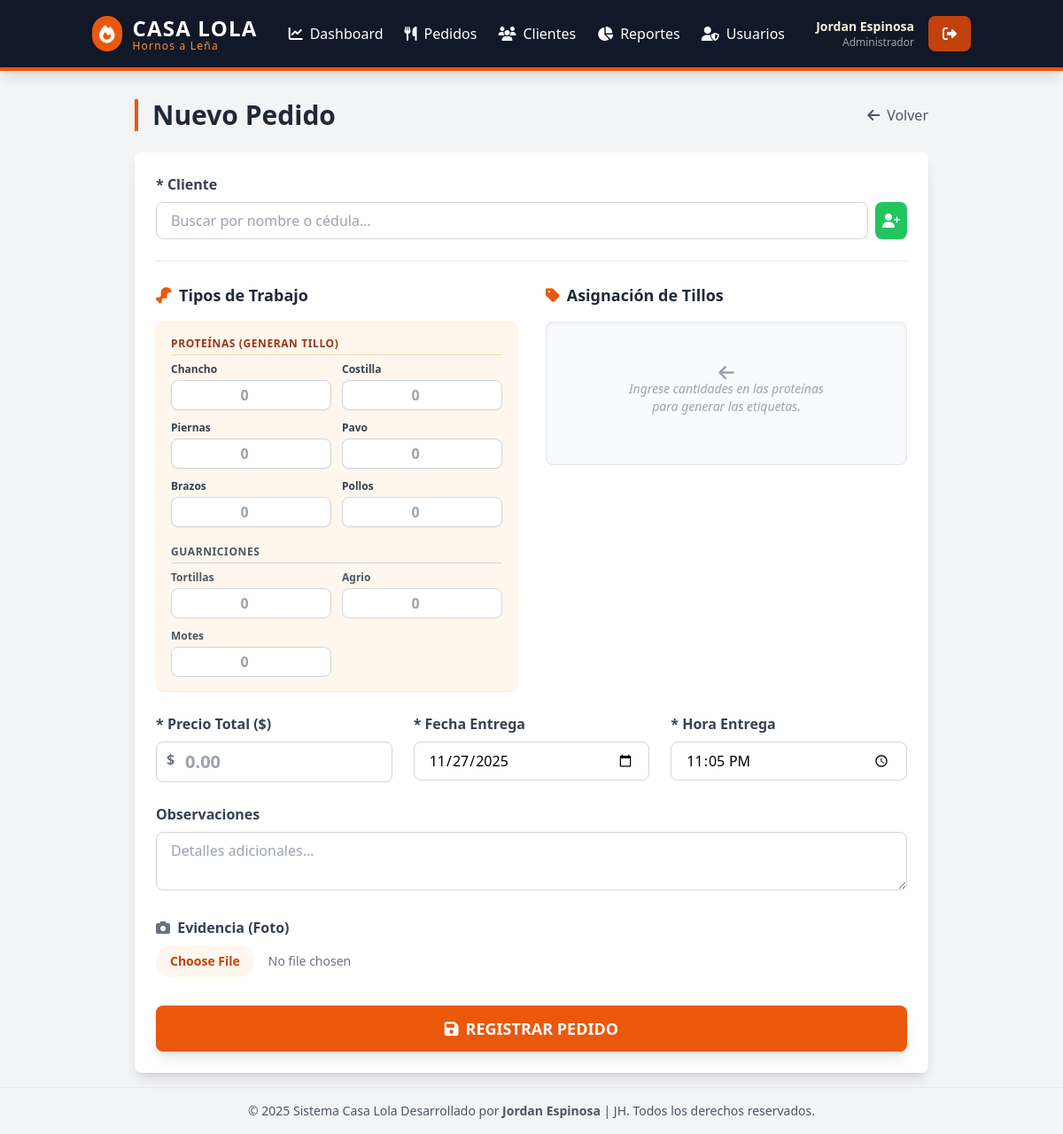
/view/admin/nuevo_pedido.php (signed in), run on the app's committed database.
### tables this page shows
CREATE TABLE `productos` (
  `id_producto` int NOT NULL,
  `nombre_producto` varchar(100) NOT NULL,
  `activo` tinyint(1) NOT NULL DEFAULT '1',
  `requiere_tillo` tinyint(1) NOT NULL DEFAULT '1'
);

### model/ProductoDAO.php (called while the page is built)
<?php
require_once __DIR__ . '/../config/Conexion.php';
class ProductoDAO {
    private $conexion;
    public function __construct() {
        $db = new Conexion();
        $this->conexion = $db->getConnection();
    }
    public function listarActivos() {
        $sql = "SELECT id_producto, nombre_producto, requiere_tillo FROM productos WHERE activo = 1";
        $stmt = $this->conexion->prepare($sql);
        $stmt->execute();
        return $stmt->fetchAll(PDO::FETCH_ASSOC);
    }
}
?>

### config/Conexion.php (called while the page is built, shortened)
<?php
class Conexion {
    private $host = "db";
    private $db_name = "sistema_casalola_db";
    private $username = "root";
    private $password = "Lola.2025*";
    public function getConnection() {
        $this->conn = null;
        try {
            $this->conn = new PDO("mysql:host=" . $this->host . ";dbname=" . $this->db_name, $this->username, $this->password);
            $this->conn->setAttribute(PDO::ATTR_ERRMODE, PDO::ERRMODE_EXCEPTION);
            $this->conn->exec("set names utf8");
        } catch(PDOException $exception) {
            echo "Error de conexión: " . $exception->getMessage();
        }
        return $this->conn;
    }
}
?>

### view/admin/nuevo_pedido.php (the view, shortened to what this page needs)
<?php
include '../partials/header.php';
require_once '../../model/ProductoDAO.php';
$productoDAO = new ProductoDAO();
$productos = $productoDAO->listarActivos();
$proteinas = [];
$guarniciones = [];
foreach ($productos as $prod) {
    if ($prod['requiere_tillo'] == 1) {
        $proteinas[] = $prod;
    } else {
        $guarniciones[] = $prod;
    }
}
?>
<div class="max-w-4xl mx-auto">
    <div class="flex justify-between items-center mb-6">
        <h1 class="text-3xl font-bold text-gray-800 border-l-4 border-orange-600 pl-4">Nuevo Pedido</h1>
        <a href="pedidos.php" class="text-gray-600 hover:text-orange-600 transition-colors flex items-center gap-2">
            <i class="fas fa-arrow-left"></i> Volver
        </a>
    </div>
    <form id="formPedido" class="bg-white rounded-lg shadow-lg p-6" enctype="multipart/form-data">
        <div class="mb-6">
            <label class="block text-gray-700 font-bold mb-2">* Cliente</label>
            <div class="flex gap-2">
                <input list="listaClientes" name="cliente_busqueda" id="cliente_busqueda"
                    class="w-full border-gray-300 rounded-lg focus:ring-orange-500 focus:border-orange-500 px-4 py-2 border"
                    placeholder="Buscar por nombre o cédula..." autocomplete="off">
                <button type="button" id="btnQuickAddCliente" class="bg-green-500 text-white p-2 rounded-lg hover:bg-green-600 shadow transition-colors" title="Registrar Nuevo Cliente Rápido">
                    <i class="fas fa-user-plus"></i>
                </button>
            </div>
        </div>
        <hr class="border-gray-200 mb-6">
        <div class="grid grid-cols-1 md:grid-cols-2 gap-8 mb-6">
            <div>
                <h3 class="text-lg font-bold text-gray-800 mb-4 flex items-center gap-2">
                    <i class="fas fa-drumstick-bite text-orange-600"></i> Tipos de Trabajo
                </h3>
                <div class="bg-orange-50 p-4 rounded-lg border border-orange-100">
                    <h4 class="text-xs font-bold text-orange-800 uppercase mb-2 tracking-wider border-b border-orange-200 pb-1">
                        Proteínas (Generan Tillo)
                    </h4>
                    <div class="grid grid-cols-2 gap-3 mb-5">
                        <?php foreach ($proteinas as $prod): ?>
                            <div class="flex flex-col">
                                <label class="text-xs font-bold text-gray-700 mb-1 truncate" title="<?php echo htmlspecialchars($prod['nombre_producto']); ?>">
                                    <?php echo htmlspecialchars($prod['nombre_producto']); ?>
                                </label>
                                <input type="number"
                                    name="productos[<?php echo $prod['id_producto']; ?>]"
                                    class="input-cantidad border-gray-300 rounded-lg focus:ring-orange-500 focus:border-orange-500 px-2 py-1 border text-center font-bold text-gray-800 shadow-sm"
                                    min="0" value="" placeholder="0"
                                    data-nombre="<?php echo htmlspecialchars($prod['nombre_producto']); ?>"
                                    data-tillo="1">
                            </div>
                        <?php endforeach; ?>
                    </div>
                    <h4 class="text-xs font-bold text-gray-600 uppercase mb-2 tracking-wider border-b border-gray-300 pb-1">
                        Guarniciones
                    </h4>
                    <div class="grid grid-cols-2 gap-3">
                        <?php foreach ($guarniciones as $prod): ?>
                            <div class="flex flex-col">
                                <label class="text-xs font-bold text-gray-600 mb-1 truncate" title="<?php echo htmlspecialchars($prod['nombre_producto']); ?>">
                                    <?php echo htmlspecialchars($prod['nombre_producto']); ?>
                                </label>
                                <input type="number"
                                    name="productos[<?php echo $prod['id_producto']; ?>]"
                                    class="input-cantidad border-gray-300 rounded-lg focus:ring-gray-500 focus:border-gray-500 px-2 py-1 border text-center font-bold text-gray-600 bg-white"
                                    min="0" value="" placeholder="0"
                                    data-nombre="<?php echo htmlspecialchars($prod['nombre_producto']); ?>"
                                    data-tillo="0">
                            </div>
                        <?php endforeach; ?>
                    </div>
                </div>
            </div>
            <div>
                <h3 class="text-lg font-bold text-gray-800 mb-4 flex items-center gap-2">
                    <i class="fas fa-tag text-orange-600"></i> Asignación de Tillos
                </h3>
                <div id="contenedorTillos" class="bg-gray-50 p-4 rounded-lg border border-gray-200 space-y-3 max-h-[400px] overflow-y-auto shadow-inner">
                    <div class="flex flex-col items-center justify-center h-32 text-gray-400">
                        <i class="fas fa-arrow-left fa-lg mb-2"></i>
                        <p class="text-sm text-center italic">Ingrese cantidades en las proteínas<br>para generar las etiquetas.</p>
                    </div>
                </div>
            </div>
        </div>
        <div class="grid grid-cols-1 md:grid-cols-3 gap-6 mb-6">
            <div>
                <label class="block text-gray-700 font-bold mb-2">* Precio Total ($)</label>
                <div class="relative">
                    <span class="absolute left-3 top-2 text-gray-500 font-bold">$</span>
                    <input type="number" name="precio_total" step="0.01"
                        class="w-full border-gray-300 rounded-lg focus:ring-orange-500 focus:border-orange-500 pl-8 pr-4 py-2 border text-xl font-bold text-green-700"
                        placeholder="0.00" required>
                </div>
            </div>
            <div>
                <label class="block text-gray-700 font-bold mb-2">* Fecha Entrega</label>
                <input type="date" name="fecha_entrega"
                    class="w-full border-gray-300 rounded-lg focus:ring-orange-500 focus:border-orange-500 px-4 py-2 border"
                    value="<?php echo date('Y-m-d'); ?>" required>
            </div>
            <div>
                <label class="block text-gray-700 font-bold mb-2">* Hora Entrega</label>
                <input type="time" name="hora_entrega"
                    class="w-full border-gray-300 rounded-lg focus:ring-orange-500 focus:border-orange-500 px-4 py-2 border"
                    value="<?php echo date('H:i'); ?>" required>
            </div>
        </div>
        <div class="mb-6">
            <label class="block text-gray-700 font-bold mb-2">Observaciones</label>
            <textarea name="observaciones" rows="2"
                class="w-full border-gray-300 rounded-lg focus:ring-orange-500 focus:border-orange-500 px-4 py-2 border"
                placeholder="Detalles adicionales..."></textarea>
        </div>
        <div class="mb-8">
            <label class="block text-gray-700 font-bold mb-2">
                <i class="fas fa-camera text-gray-500 mr-1"></i> Evidencia (Foto)
            </label>
            <input type="file" name="evidencia_foto" accept="image/*" capture="environment"
                class="block w-full text-sm text-gray-500 file:mr-4 file:py-2 file:px-4 file:rounded-full file:border-0 file:text-sm file:font-semibold file:bg-orange-50 file:text-orange-700 hover:file:bg-orange-100 cursor-pointer">
        </div>
        <button type="submit" class="w-full bg-orange-600 text-white font-bold py-3 rounded-lg hover:bg-orange-700 transition duration-300 shadow-lg text-lg flex justify-center items-center gap-2 transform hover:scale-[1.01]">
            <i class="fas fa-save"></i> REGISTRAR PEDIDO
        </button>
    </form>
</div>
<?php include '../partials/footer.php'; ?>

### view/partials/header.php (shortened to what this page needs)
<?php
$nombreUsuario = $_SESSION['nombre_completo'] ?? 'Usuario';
$rolUsuario = $_SESSION['rol'] ?? 'Invitado';
?>
<!DOCTYPE html>
<html lang="es">
<head>
    <script src="https://cdn.tailwindcss.com"></script>
    <link rel="stylesheet" href="https://cdnjs.cloudflare.com/ajax/libs/font-awesome/6.4.0/css/all.min.css">
</head>
<body class="bg-gray-100 flex flex-col min-h-screen font-sans">
    <header class="bg-gray-900 text-white shadow-lg border-b-4 border-orange-600">
        <div class="container mx-auto flex items-center justify-between p-4">
            <div class="flex items-center space-x-3">
                <div class="bg-orange-600 p-2 rounded-full">
                    <i class="fas fa-fire fa-lg text-white"></i>
                </div>
                <div>
                    <h1 class="text-2xl font-bold tracking-wider uppercase">Casa Lola</h1>
                    <span class="text-xs text-orange-400 block -mt-1 tracking-widest">Hornos a Leña</span>
                </div>
            </div>
            <nav class="hidden md:flex space-x-6 font-medium">
                <?php if ($rolUsuario === 'Administrador') : ?>
                    <a href="dashboard.php" class="hover:text-orange-400 transition-colors flex items-center gap-2">
                        <i class="fas fa-chart-line"></i> Dashboard
                    </a>
                <?php endif; ?>
                <?php if ($rolUsuario === 'Administrador' || $rolUsuario === 'Empleado') : ?>
                    <a href="pedidos.php" class="hover:text-orange-400 transition-colors flex items-center gap-2">
                        <i class="fas fa-utensils"></i> Pedidos
                    </a>
                    <a href="clientes.php" class="hover:text-orange-400 transition-colors flex items-center gap-2">
                        <i class="fas fa-users"></i> Clientes
                    </a>
                <?php endif; ?>
                <?php if ($rolUsuario === 'Administrador') : ?>
                    <a href="reportes.php" class="hover:text-orange-400 transition-colors flex items-center gap-2">
                        <i class="fas fa-chart-pie"></i> Reportes
                    </a>
                <?php endif; ?>
                <?php if ($rolUsuario === 'Administrador') : ?>
                    <a href="usuarios.php" class="hover:text-orange-400 transition-colors flex items-center gap-2">
                        <i class="fas fa-user-shield"></i> Usuarios
                    </a>
                <?php endif; ?>
            </nav>
            <div class="flex items-center space-x-4">
                <div class="text-right hidden sm:block">
                    <span class="block text-sm font-semibold text-orange-100"><?php echo htmlspecialchars($nombreUsuario); ?></span>
                    <span class="block text-xs text-gray-400"><?php echo $rolUsuario; ?></span>
                </div>
                <a href="../../controller/logout.php" class="bg-orange-700 hover:bg-orange-600 px-4 py-2 rounded-lg transition duration-300 shadow text-white" title="Cerrar Sesión">
                    <i class="fas fa-sign-out-alt"></i>
                </a>
            </div>
        </div>
    </header>
    <main class="container mx-auto p-4 flex-grow mt-4">

### view/partials/footer.php (shortened to what this page needs)
    </main>
    <footer class="text-center mt-auto mb-4 border-t pt-4 text-gray-600 text-sm">
        <p>&copy; <?php echo date('Y'); ?> Sistema Casa Lola Desarrollado por <strong>Jordan Espinosa</strong> | JH. Todos los derechos reservados.</p>
    </footer>
</body>
</html>

### data on the page
productos: nombre_producto "Chancho"
productos: nombre_producto "Costilla"
productos: nombre_producto "Piernas"
productos: nombre_producto "Pavo"
productos: nombre_producto "Brazos"
productos: nombre_producto "Pollos"
productos: nombre_producto "Tortillas"
productos: nombre_producto "Agrio"
productos: nombre_producto "Motes"

### other printed values
$nombreUsuario "Jordan Espinosa"
$rolUsuario "Administrador"
